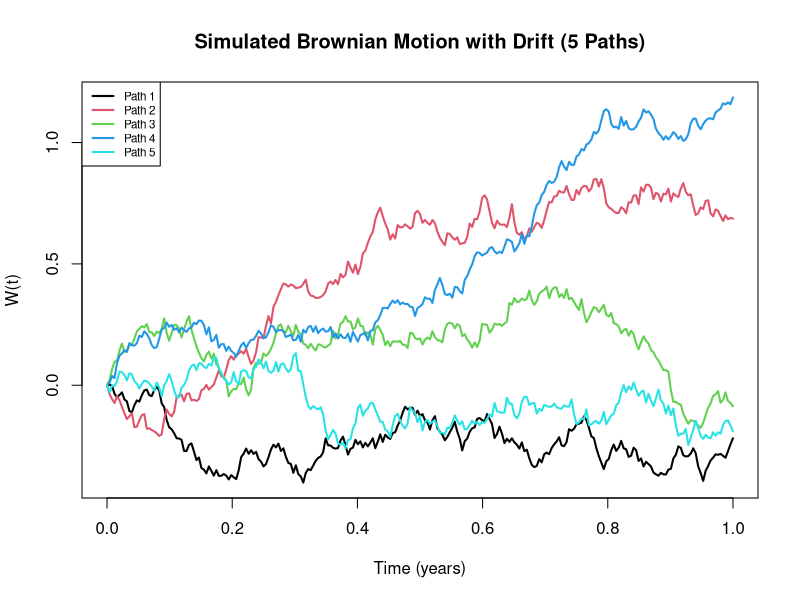
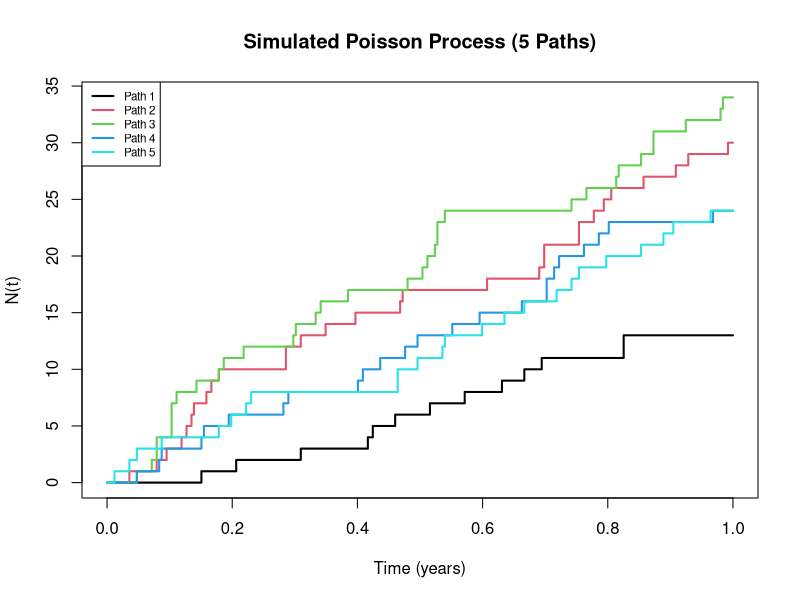

Recreate these plots in R, in order.
## ---- chunk 1
# Set seed for reproducibility
set.seed(10)

# Parameters
T <- 1                  # Time horizon (1 year)
mu <- 0.30              # Drift
sigma <- 0.40           # Volatility
m <- 252                # Number of increments
dt <- T / m             # Time step

# Time grid
time_grid <- seq(0, T, length.out = m + 1)

# Number of simulated paths
n_paths <- 5

# Matrix to store paths (rows = time, columns = paths)
W <- matrix(0, nrow = m + 1, ncol = n_paths)

# Simulate paths
for (j in 1:n_paths) {
  
  # Generate Brownian increments vector
  dB <- rnorm(m, mean = 0, sd = sqrt(dt))
  
  # Construct standard Brownian motion vector
  B <- c(0, cumsum(dB))
  
  # Add drift
  W[, j] <- mu * time_grid + sigma * B
}

# Plot the paths
matplot(time_grid, W, type = "l", lty = 1, lwd = 2,
        xlab = "Time (years)", ylab = "W(t)",
        main = "Simulated Brownian Motion with Drift (5 Paths)")

# Add legend
legend("topleft", legend = paste("Path", 1:n_paths),
       col = 1:n_paths, lty = 1, lwd = 2, cex = 0.7)


## ---- chunk 2
# Set seed for reproducibility
set.seed(10)

# Parameters
T <- 1                  # Time horizon (1 year)
lambda <- 24            # Rate (events per year)
m <- 252                # Number of increments
dt <- T / m             # Time step

# Time grid
time_grid <- seq(0, T, length.out = m + 1)

# Number of simulated paths
n_paths <- 5

# Matrix to store paths
N <- matrix(0, nrow = m + 1, ncol = n_paths)

# Simulate paths
for (j in 1:n_paths) {
  
  # Generate Poisson increments
  dN <- rpois(m, lambda * dt)
  
  # Construct Poisson process path
  N[, j] <- c(0, cumsum(dN))
}

# Plot the paths
matplot(time_grid, N, type = "s", lty = 1, lwd = 2,
        xlab = "Time (years)", ylab = "N(t)",
        main = "Simulated Poisson Process (5 Paths)")

# Add legend
legend("topleft", legend = paste("Path", 1:n_paths),
       col = 1:n_paths, lty = 1, lwd = 2, cex = 0.7)
